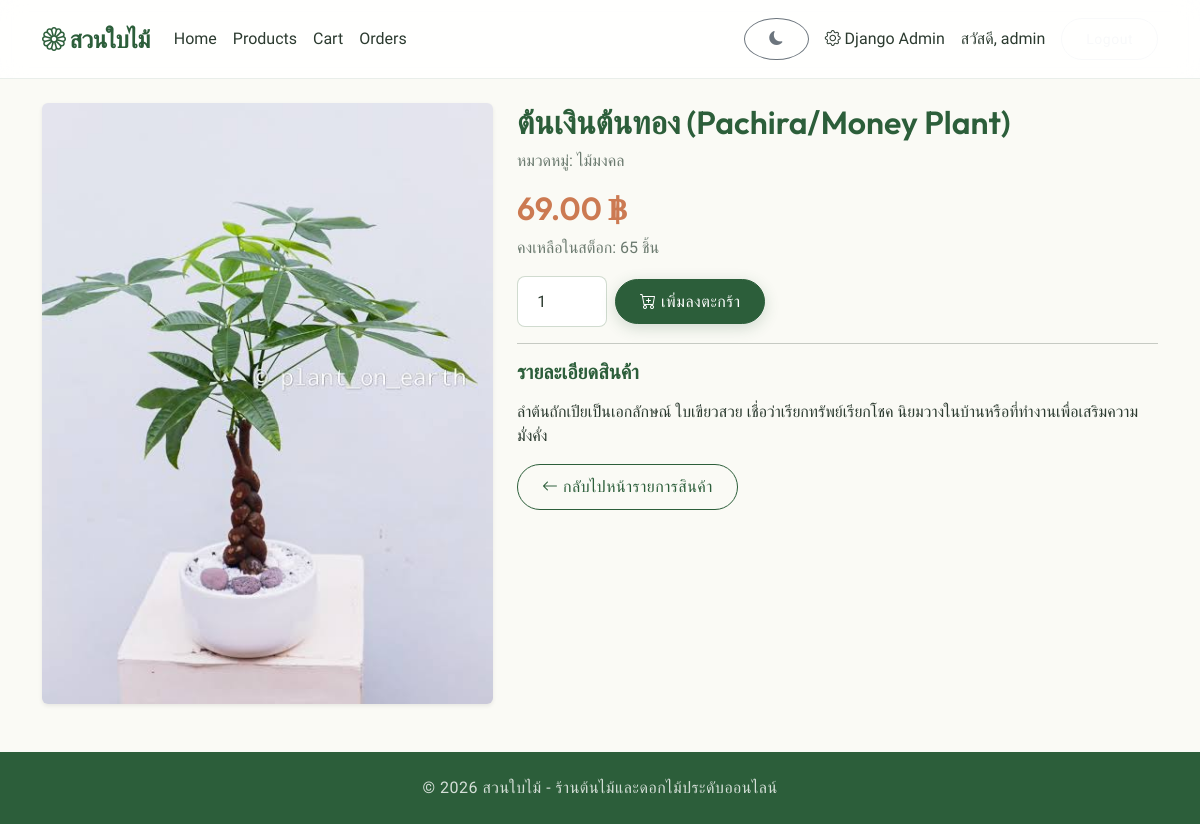
Page /products/14/ (signed in) on the committed database.
### accounts/models.py (models this page shows, shortened)
class User(AbstractUser):
    phone = models.CharField('เบอร์โทรศัพท์', max_length=15, blank=True)
    address = models.TextField('ที่อยู่', blank=True)

### products/models.py (models this page shows, shortened)
class Product(models.Model):
    name = models.CharField('ชื่อสินค้า', max_length=200)
    category = models.ForeignKey(
        Category, verbose_name='หมวดหมู่', on_delete=models.SET_NULL,
        null=True, blank=True, related_name='products'
    )
    description = models.TextField('รายละเอียดสินค้า', blank=True)
    price = models.DecimalField('ราคา', max_digits=10, decimal_places=2, validators=[MinValueValidator(Decimal("0.01"))])
    stock = models.PositiveIntegerField('จำนวนคงเหลือ', default=0)
    image = models.ImageField('รูปสินค้า', upload_to='products/', blank=True, null=True)
    created_at = models.DateTimeField('วันที่เพิ่มสินค้า', auto_now_add=True)
    class Meta:
        verbose_name = 'สินค้า'
        verbose_name_plural = 'สินค้า'
        ordering = ['-created_at']
    @property
    def is_out_of_stock(self):
        return self.stock == 0

class Category(models.Model):
    name = models.CharField('ชื่อหมวดหมู่', max_length=100, unique=True)
    class Meta:
        verbose_name = 'หมวดหมู่สินค้า'
        verbose_name_plural = 'หมวดหมู่สินค้า'
        ordering = ['name']

### products/views.py (the view)
# urls.py: path('products/<int:pk>/', views.product_detail_view, name='product_detail'),
def product_detail_view(request, pk):
    product = get_object_or_404(Product, pk=pk)
    return render(request, 'products/product_detail.html', {'product': product})

### cart/cart.py (called while the page is built, shortened)
    def __iter__(self):
        product_ids = list(self.cart.keys())
        products = Product.objects.filter(id__in=product_ids)
        products_map = {str(p.id): p for p in products}
        missing_ids = set(product_ids) - set(products_map.keys())
        if missing_ids:
            for product_id in missing_ids:
                self.cart.pop(product_id, None)
            self.save()

    def __len__(self):
        return sum(item["quantity"] for item in self)

### cart/context_processors.py (called while the page is built)
def cart_summary(request):
    cart = Cart(request)
    return {'cart_count': len(cart)}

### plantshop/products/templates/products/product_detail.html (shortened to what this page needs)
{% extends 'base.html' %}
{% block content %}
<div class="row">
    <div class="col-md-5">
        {% if product.image %}
        <img src="{{ product.image.url }}" class="img-fluid rounded shadow-sm" alt="{{ product.name }}">
        {% else %}
        <div class="bg-light d-flex align-items-center justify-content-center rounded" style="height: 320px;">
            <i class="bi bi-flower2 text-muted" style="font-size: 5rem;"></i>
        </div>
        {% endif %}
    </div>
    <div class="col-md-7">
        <h2>{{ product.name }}</h2>
        <p class="text-muted">หมวดหมู่: {{ product.category.name|default:"ไม่ระบุ" }}</p>
        <h3 class="price-tag fs-2">{{ product.price }} ฿</h3>
        {% if product.is_out_of_stock %}
        <p class="out-of-stock"><i class="bi bi-x-circle"></i> สินค้าหมด</p>
        {% else %}
        <p class="text-muted">คงเหลือในสต็อก: {{ product.stock }} ชิ้น</p>
        <form method="post" action="{% url 'cart:add' product.pk %}" class="row g-2 align-items-center mb-3" style="max-width: 300px;">
            <div class="col-auto">
                <input type="number" name="quantity" value="1" min="1" max="{{ product.stock }}" class="form-control" style="width: 90px;">
            </div>
            <div class="col-auto">
                <button type="submit" class="btn btn-primary"><i class="bi bi-cart-plus"></i> เพิ่มลงตะกร้า</button>
            </div>
        </form>
        {% endif %}
        <hr>
        <h5>รายละเอียดสินค้า</h5>
        <p>{{ product.description|linebreaks|default:"ไม่มีรายละเอียดเพิ่มเติม" }}</p>
        <a href="{% url 'products:product_list' %}" class="btn btn-outline-primary">
            <i class="bi bi-arrow-left"></i> กลับไปหน้ารายการสินค้า
        </a>
    </div>
</div>
{% endblock %}

### templates/base.html (shortened to what this page needs)
{% load static %}
<!DOCTYPE html>
<html lang="th">
<head>
    <link href="https://cdn.jsdelivr.net/npm/bootstrap@5.3.3/dist/css/bootstrap.min.css" rel="stylesheet">
    <link href="https://cdn.jsdelivr.net/npm/bootstrap-icons@1.11.3/font/bootstrap-icons.css" rel="stylesheet">
    <link href="{% static 'css/style.css' %}?v=1.5" rel="stylesheet">
</head>
<body>
<nav class="navbar navbar-expand-lg sticky-top">
    <div class="container">
        <a class="navbar-brand fw-bold" href="{% url 'products:home' %}">
            <i class="bi bi-flower1"></i> สวนใบไม้
        </a>
        <div class="collapse navbar-collapse" id="navbarMain">
            <ul class="navbar-nav me-auto mb-2 mb-lg-0">
                <li class="nav-item">
                    <a class="nav-link" href="{% url 'products:home' %}">Home</a>
                </li>
                <li class="nav-item">
                    <a class="nav-link" href="{% url 'products:product_list' %}">Products</a>
                </li>
                <li class="nav-item">
                    <a class="nav-link" href="{% url 'cart:cart_detail' %}">
                        Cart {% if cart_count %}<span class="badge bg-light text-dark">{{ cart_count }}</span>{% endif %}
                    </a>
                </li>
                {% if user.is_authenticated %}
                <li class="nav-item">
                    <a class="nav-link" href="{% url 'orders:order_history' %}">Orders</a>
                </li>
                {% endif %}
            </ul>
            <ul class="navbar-nav align-items-center">
                <li class="nav-item me-2">
                    <button id="themeToggle" class="btn btn-outline-secondary btn-sm rounded-circle" aria-label="Toggle Theme">
                        <i class="bi bi-moon-fill" id="themeIcon"></i>
                    </button>
                </li>
                {% if user.is_authenticated %}
                    {% if user.is_staff %}
                    <li class="nav-item">
                        <a class="nav-link" href="{% url 'admin:index' %}">
                            <i class="bi bi-gear"></i> Django Admin
                        </a>
                    </li>
                    {% endif %}
                    <li class="nav-item">
                        <span class="nav-link">สวัสดี, {{ user.first_name|default:user.username }}</span>
                    </li>
                    <li class="nav-item">
                        <form method="post" action="{% url 'accounts:logout' %}" class="d-inline">
                            <button type="submit" class="btn btn-outline-light btn-sm ms-2">Logout</button>
                        </form>
                    </li>
                {% endif %}
            </ul>
        </div>
    </div>
</nav>
<main class="container my-4">
    {% block content %}{% endblock %}
</main>
<footer class="text-center py-4 mt-5 footer-custom">
    <p class="mb-0">&copy; 2026 สวนใบไม้ - ร้านต้นไม้และดอกไม้ประดับออนไลน์</p>
</footer>
</body>
</html>

### static/css/style.css (style rules this page uses)
:root { --primary: #2C5E3A; --primary-light: #3d7e4f; --secondary: #8CA790; --accent: #CC7A52; --bg-color: #FAFAF5; --text-main: #2b3a2f; --text-muted: #6b7a6f; --white: #ffffff; --shadow-soft: 0 10px 30px rgba(44, 94, 58, 0.08); --shadow-hover: 0 20px 40px rgba(44, 94, 58, 0.15); --navbar-bg: rgba(255, 255, 255, 0.85); --navbar-border: rgba(44, 94, 58, 0.1); --radius-sm: 8px; --radius-md: 16px; --radius-lg: 24px; --radius-pill: 50px; --transition: all 0.3s cubic-bezier(0.25, 0.8, 0.25, 1); --bs-body-color: var(--text-main); --bs-body-bg: var(--bg-color); }
body { background-color: var(--bg-color); color: var(--text-main); font-family: 'Prompt', 'Outfit', sans-serif; -webkit-font-smoothing: antialiased; }
.text-muted, .form-text { color: var(--text-muted) !important; }
h1, h2, h3, h4, h5, h6, .navbar-brand { font-family: 'Outfit', 'Prompt', sans-serif; font-weight: 600; color: var(--primary); }
.navbar { background-color: var(--navbar-bg) !important; backdrop-filter: blur(12px); -webkit-backdrop-filter: blur(12px); border-bottom: 1px solid var(--navbar-border); padding: 1rem 0; transition: var(--transition); }
.navbar.sticky-top { position: sticky; top: 0; z-index: 1030; }
.navbar-brand { font-size: 1.5rem; color: var(--primary) !important; letter-spacing: -0.5px; }
.navbar-nav .nav-link { color: var(--text-main) !important; font-weight: 500; padding: 0.5rem 1.2rem; border-radius: var(--radius-pill); transition: var(--transition); }
.btn { border-radius: var(--radius-pill); padding: 0.6rem 1.5rem; font-weight: 500; transition: var(--transition); letter-spacing: 0.5px; }
.btn-primary { background-color: var(--primary); border-color: var(--primary); color: var(--white); box-shadow: 0 4px 15px rgba(44, 94, 58, 0.2); }
.btn-outline-primary { color: var(--primary); border-color: var(--primary); }
.price-tag { color: var(--accent); font-size: 1.3rem; font-weight: 600; font-family: 'Outfit', sans-serif; }
.footer-custom { background-color: var(--primary); color: rgba(255,255,255,0.8); border-top: none; padding: 3rem 0; margin-top: 5rem; }
.footer-custom p { font-weight: 300; letter-spacing: 0.5px; }
.form-control, .form-select { border-radius: var(--radius-sm); padding: 0.8rem 1.2rem; border: 1px solid rgba(44, 94, 58, 0.2); background-color: var(--white); color: var(--text-main); transition: var(--transition); }

### rows in the picture
User: first_name "admin"
Product: image (picture), name "ต้นเงินต้นทอง (Pachira/Money Plant)", category.name "ไม้มงคล", price "69.00", stock "65", description "ลำต้นถักเปียเป็นเอกลักษณ์ ใบเขียวสวย เชื่อว่าเรียกทรัพย์เรียกโชค นิยมวางในบ้านหรือที่ทำงานเพื่อเสริมความมั่งคั่ง"
